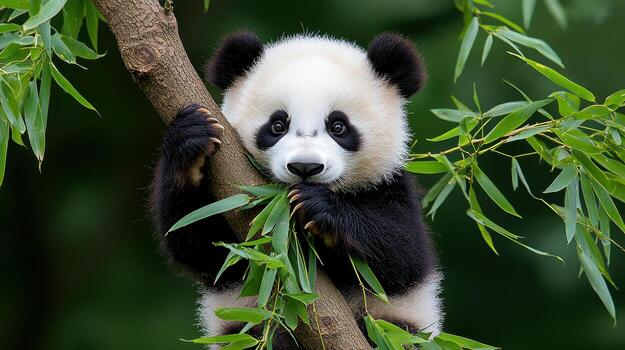
#> input picture prev Year/images/panda.jpeg, 625 x 350 px
$ python q1.py
#> lines starting #> are read from the running program, lines starting #| are printed output that depends on the picture
import numpy as np
from PIL import Image
import matplotlib.pyplot as plt

# Load image (GRAYSCALE)

img = Image.open('images/panda.jpeg').convert('L').resize((256, 256))
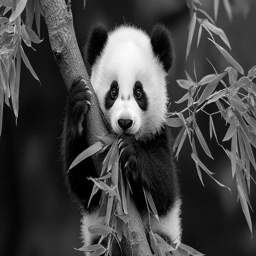
#> img: PIL image 256x256 L; min 0, max 253, mean 68.3
imgMat = np.array(img, dtype=np.float32)

# (b) Add Gaussian Noise

mean = 0
var = 0.01
sigma = var ** 0.5

gaussian_noise = np.random.normal(mean, sigma, imgMat.shape)
noisy_gaussian = imgMat + gaussian_noise * 255
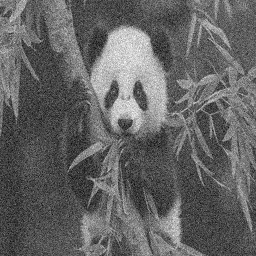
#> noisy_gaussian: shape (256, 256) float64; min -94.73, max 319.3, mean 68.2; drawn with min black and max white

noisy_gaussian = np.clip(noisy_gaussian, 0, 255)
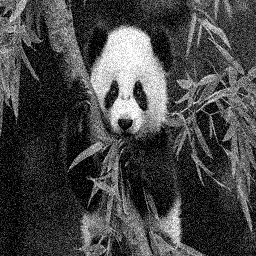
#> noisy_gaussian: shape (256, 256) float64; min 0, max 255, mean 69.7

# (c) Low-pass filter (Box filter)

def box_filter(mat, n=1):
#> called with n = 1
    h, w = mat.shape
#> h = 256; w = 256
    out = np.zeros_like(mat)

    for i in range(h):
        for j in range(w):
            total = 0
            count = 0

            for dx in range(-n, n+1):
                for dy in range(-n, n+1):
                    x, y = i+dx, j+dy
                    if 0 <= x < h and 0 <= y < w:
                        total += mat[x][y]
                        count += 1

            out[i][j] = total / count
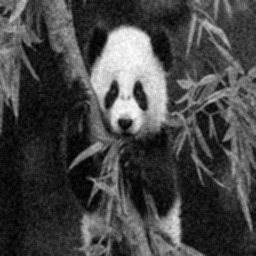
#> out: shape (256, 256) float64; min 0, max 253.4, mean 69.7

    return out

low_pass = box_filter(noisy_gaussian, n=1)


# (d) Display effect (comparison)
print("Original vs Noisy vs Low-pass ready")

# (e) Add Salt & Pepper Noise

def salt_pepper(img, density=0.05):
#> called with density = 0.05
    out = img.copy()
    h, w = out.shape
#> h = 256; w = 256

    num_pixels = int(density * h * w)
#> num_pixels = 3276

    # salt (white)
    coords = [np.random.randint(0, i, num_pixels) for i in (h, w)]
    out[coords[0], coords[1]] = 255

    # pepper (black)
    coords = [np.random.randint(0, i, num_pixels) for i in (h, w)]
    out[coords[0], coords[1]] = 0
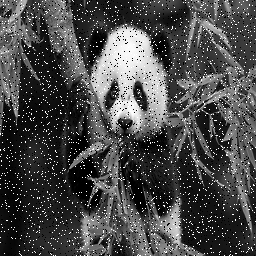
#> out: shape (256, 256) float32; min 0, max 255, mean 73.5

    return out

sp_noisy = salt_pepper(imgMat, density=0.05)


# (f) Remove Salt & Pepper noise using Median filter

def median_filter(mat, n=1):
#> called with n = 1
    h, w = mat.shape
#> h = 256; w = 256
    out = np.zeros_like(mat)

    for i in range(h):
        for j in range(w):
            window = []

            for dx in range(-n, n+1):
                for dy in range(-n, n+1):
                    x, y = i+dx, j+dy
                    if 0 <= x < h and 0 <= y < w:
                        window.append(mat[x][y])

            out[i][j] = np.median(window)
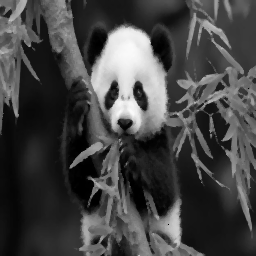
#> out: shape (256, 256) float32; min 0, max 250, mean 67.8

    return out

median_filtered = median_filter(sp_noisy, n=1)


# (g) High-pass filter (Edge enhancement)

def high_pass(mat):
    blurred = box_filter(mat, n=1)
    hp = mat - blurred
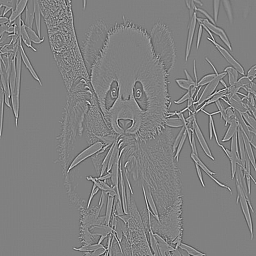
#> hp: shape (256, 256) float32; min -82.22, max 80.44, mean 0; drawn with min black and max white
    return np.clip(hp + 128, 0, 255)  # shift for visibility

high_pass_img = high_pass(imgMat)


# Show results

plt.figure(figsize=(12, 8))

plt.subplot(2,3,1)
plt.title("Original")
plt.imshow(imgMat, cmap='gray')

plt.subplot(2,3,2)
plt.title("Gaussian Noise")
plt.imshow(noisy_gaussian, cmap='gray')

plt.subplot(2,3,3)
plt.title("Low Pass Filter")
plt.imshow(low_pass, cmap='gray')

plt.subplot(2,3,4)
plt.title("Salt & Pepper")
plt.imshow(sp_noisy, cmap='gray')

plt.subplot(2,3,5)
plt.title("Median Filter")
plt.imshow(median_filtered, cmap='gray')

plt.subplot(2,3,6)
plt.title("High Pass")
plt.imshow(high_pass_img, cmap='gray')

plt.tight_layout()
plt.show()
